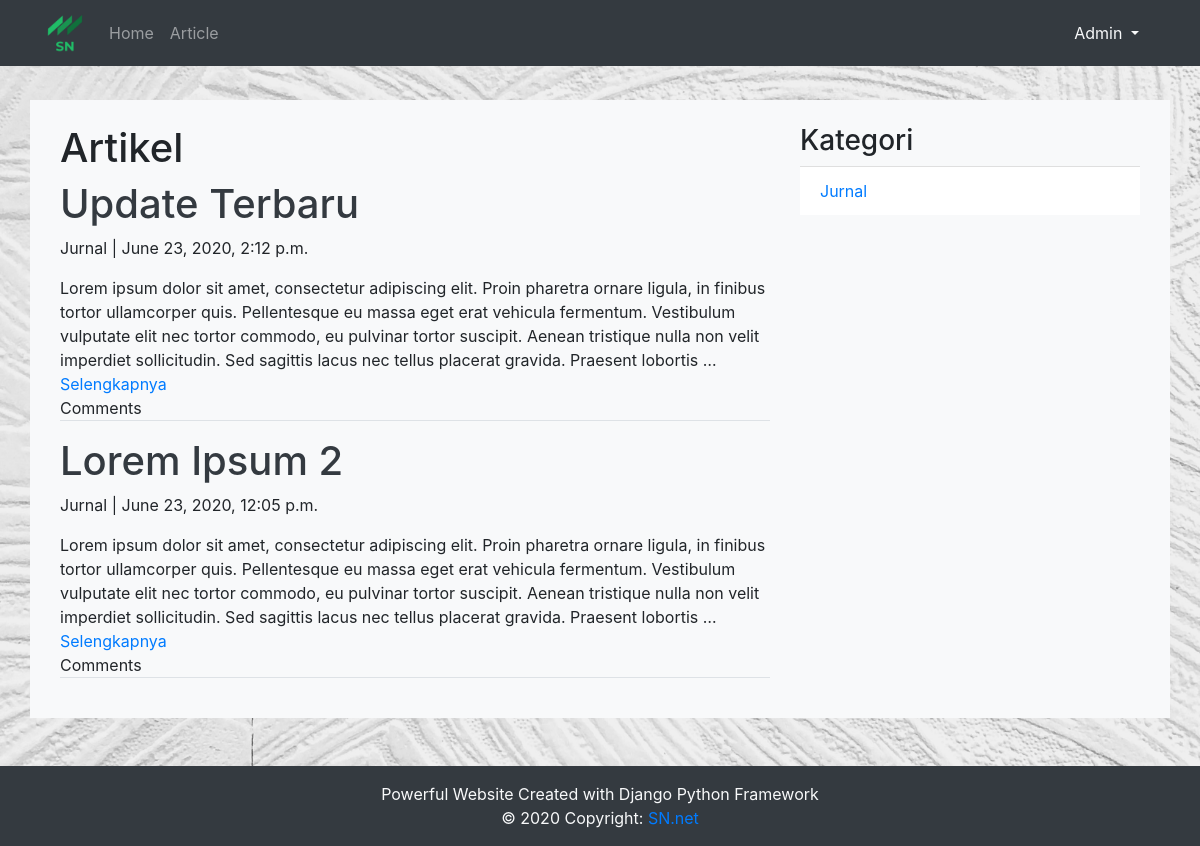
Page /artikel/ on the committed database.
### artikel/models.py (models this page shows, shortened)
class Artikel(models.Model):
    judul           = models.CharField(max_length=255)
    isi             = models.TextField()
    kategori        = models.CharField(max_length=255)
    author          = models.CharField(max_length=255)
    published       = models.DateTimeField(auto_now_add=True)
    updated         = models.DateTimeField(auto_now=True)
    slug            = models.SlugField(blank=True, editable=False)

### artikel/views.py (the view)
# urls.py: path('', ArticleListView.as_view(), name='list'),
class ArticleListView(ListView):
    model = Artikel
    template_name = 'artikel/article_list.html'
    context_object_name = 'article_list'
    ordering = ['-published']
    paginate_by = 3
    def get_context_data(self,*args,**kwargs):
        kategori_list = self.model.objects.values_list('kategori', flat=True).distinct()
        self.kwargs.update({'kategori_list':kategori_list})
        kwargs = self.kwargs
        return super().get_context_data(*args,**kwargs)

### artikel/templates/artikel/article_list.html (shortened to what this page needs)
{% extends "base.html" %}
{% block contents %}
<div class="row">
    <div class="col-md-8">
        <h1>Artikel</h1>
        {% for artikel in article_list %}
        <h1><a class="text-dark" href="{% url 'artikel:detail' artikel.slug %}">{{artikel.judul}}</a></h1>
        <p>{{artikel.kategori}} | {{artikel.published}}</p>
        <p class="border-bottom">{{artikel.isi|truncatewords:50}} <a href="{% url 'artikel:detail' artikel.slug %}">Selengkapnya</a>
            <br>
            Comments</p>
        {% endfor %}
    </div>
    <div class="col-sm">
        <h3>Kategori</h3>
        <ul class="list-group list-group-flush">
            {% for kategori in kategori_list %}
                <li class="list-group-item"><a href="{% url 'artikel:category' kategori 1%}">{{kategori}}</a></li>
            {% endfor %}
        </ul>
    </div>
</div>
{% endblock contents %}

### rows in the picture
Artikel: judul "Update Terbaru", kategori "Jurnal", published "June 23, 2020, 2:12 p.m.", isi "Lorem ipsum dolor sit amet, consectetur adipiscing elit. Proin pharetra ornare ligula, in finibus tortor ullamcorper quis. Pellentesque eu massa eget erat vehicula fermentum. Vestibulum vulputate elit nec tortor commodo, eu pulvinar tortor suscipit. Aenean tristique nulla non velit imperdiet sollicitudin. Sed sagittis lacus nec tellus placerat gravida. Praesent lobortis …"
Artikel: judul "Lorem Ipsum 2", kategori "Jurnal", published "June 23, 2020, 12:05 p.m.", isi "Lorem ipsum dolor sit amet, consectetur adipiscing elit. Proin pharetra ornare ligula, in finibus tortor ullamcorper quis. Pellentesque eu massa eget erat vehicula fermentum. Vestibulum vulputate elit nec tortor commodo, eu pulvinar tortor suscipit. Aenean tristique nulla non velit imperdiet sollicitudin. Sed sagittis lacus nec tellus placerat gravida. Praesent lobortis …"

### other values in the picture
{{ kategori }} "Jurnal"
